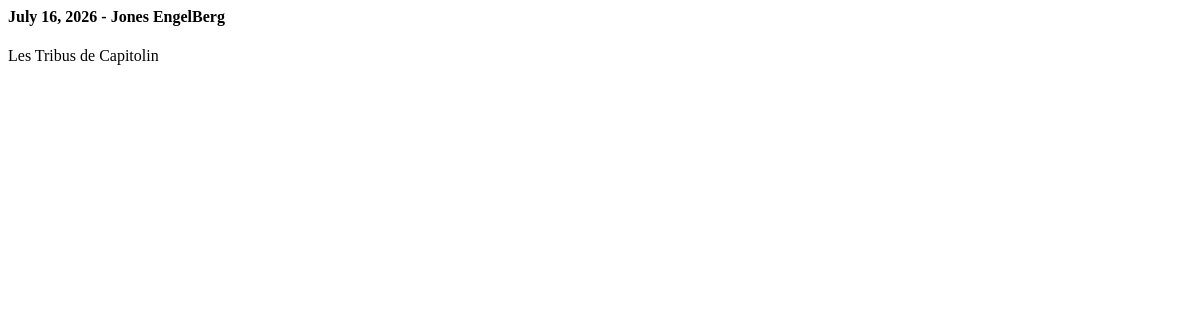
/loans/all/, run on an earlier commit of the app's database.
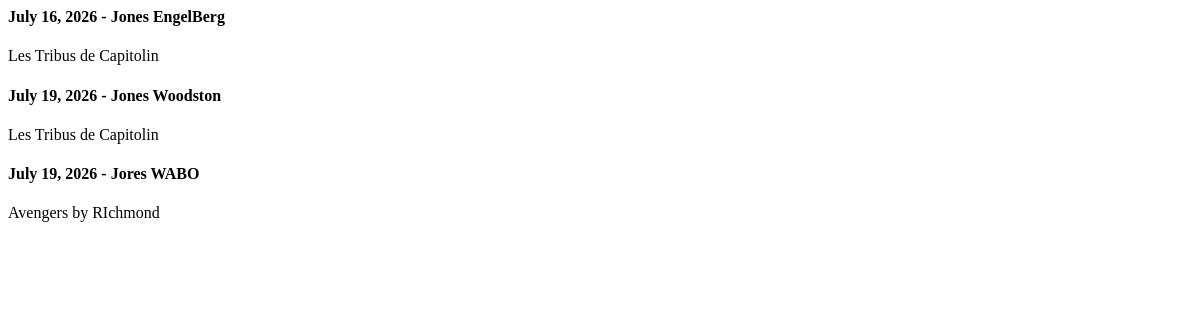
And on a later commit of the database.
### core/models.py (models this page shows, shortened)
class Loan(models.Model):
    book = models.ForeignKey(Book, on_delete=models.CASCADE)
    borrower = models.CharField(max_length=50)
    loan_date = models.DateField(auto_now=False, auto_now_add=True)
    return_date = models.DateField(auto_now=False, auto_now_add=False)
    effective_return_date = models.DateField(null=True, blank=True,auto_now=False, auto_now_add=False)
    class Meta:
        verbose_name = "loan"
        verbose_name_plural = "loans"

class Book(models.Model):
    title = models.CharField(max_length=50)
    isbn = models.CharField(unique=True, max_length=50)
    publication_date = models.DateField()
    available = models.BooleanField(default=True)
    author = models.ForeignKey("author", on_delete=models.SET_NULL, null=True)
    summary = models.TextField(null=True, blank=True)
    class Meta:
        verbose_name = "Book"
        verbose_name_plural = "Books"
        ordering = ["-publication_date"]
    def __str__(self):
        return self.title

### core/views.py (the view)
# urls.py: path('loans/all/', views.list_loans, name="loan_list"),
def list_loans(request):
    loans = models.Loan.objects.all()
    return render(request, "core/loans_list.html",{"loans": loans})

### core/templates/core/loans_list.html
{% for loan in loans %}
    <div>
        <h4>{{ loan.loan_date }} - {{ loan.borrower }}</h4>
        <p>{{ loan.book }}</p>
    </div>
{% endfor %}

What changed in the data, as far as the page shows it:
added Loan: loan_date "July 19, 2026", borrower "Jones Woodston", book "Les Tribus de Capitolin"
added Loan: loan_date "July 19, 2026", borrower "Jores WABO", book "Avengers by RIchmond"
